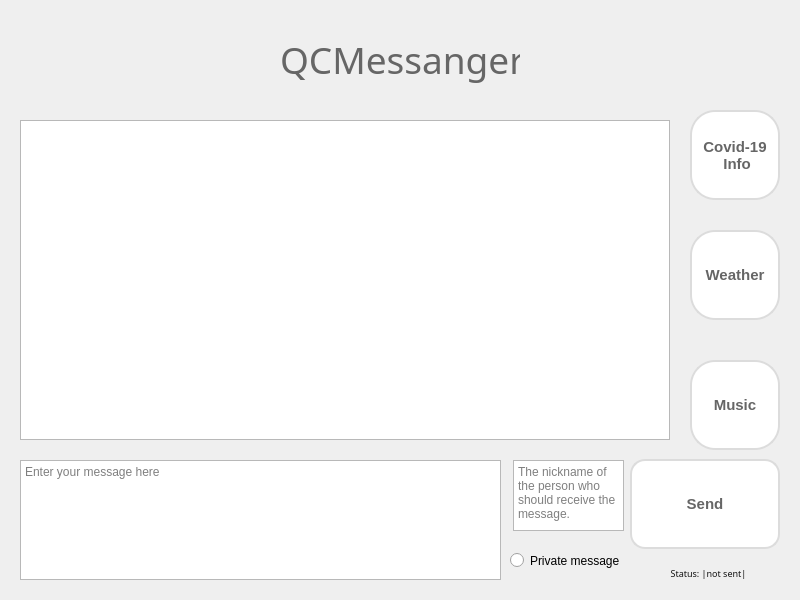
<?xml version="1.0" encoding="UTF-8"?>
<ui version="4.0">
 <class>MainWindow</class>
 <widget class="QMainWindow" name="MainWindow">
  <property name="geometry">
   <rect>
    <x>0</x>
    <y>0</y>
    <width>800</width>
    <height>600</height>
   </rect>
  </property>
  <property name="minimumSize">
   <size>
    <width>800</width>
    <height>600</height>
   </size>
  </property>
  <property name="maximumSize">
   <size>
    <width>800</width>
    <height>600</height>
   </size>
  </property>
  <property name="windowTitle">
   <string>MainWindow</string>
  </property>
  <property name="styleSheet">
   <string notr="true"/>
  </property>
  <widget class="QWidget" name="centralwidget">
   <property name="minimumSize">
    <size>
     <width>800</width>
     <height>600</height>
    </size>
   </property>
   <property name="maximumSize">
    <size>
     <width>800</width>
     <height>600</height>
    </size>
   </property>
   <property name="focusPolicy">
    <enum>Qt::NoFocus</enum>
   </property>
   <property name="toolTipDuration">
    <number>-3</number>
   </property>
   <property name="styleSheet">
    <string notr="true"/>
   </property>
   <widget class="QLabel" name="label">
    <property name="geometry">
     <rect>
      <x>280</x>
      <y>30</y>
      <width>240</width>
      <height>60</height>
     </rect>
    </property>
    <property name="sizePolicy">
     <sizepolicy hsizetype="Fixed" vsizetype="Fixed">
      <horstretch>0</horstretch>
      <verstretch>0</verstretch>
     </sizepolicy>
    </property>
    <property name="cursor">
     <cursorShape>ForbiddenCursor</cursorShape>
    </property>
    <property name="styleSheet">
     <string notr="true">color:#666666;
font-family:Bebas Neue;
font-size:17px;
</string>
    </property>
    <property name="text">
     <string>&lt;html&gt;&lt;head/&gt;&lt;body&gt;&lt;p align=&quot;center&quot;&gt;&lt;span style=&quot; font-size:28pt;&quot;&gt;QCMessanger&lt;/span&gt;&lt;/p&gt;&lt;/body&gt;&lt;/html&gt;</string>
    </property>
   </widget>
   <widget class="QTextEdit" name="input_mes">
    <property name="geometry">
     <rect>
      <x>20</x>
      <y>460</y>
      <width>481</width>
      <height>120</height>
     </rect>
    </property>
    <property name="styleSheet">
     <string notr="true">color:#000000;</string>
    </property>
    <property name="placeholderText">
     <string>Enter your message here</string>
    </property>
   </widget>
   <widget class="QPushButton" name="sen_mes">
    <property name="geometry">
     <rect>
      <x>630</x>
      <y>459</y>
      <width>150</width>
      <height>90</height>
     </rect>
    </property>
    <property name="styleSheet">
     <string notr="true">.QPushButton {
	background-color:#ffffff;
	border-radius:15px;
	border:2px solid #dcdcdc;
	color:#666666;
	font-family:Arial;
	font-size:15px;
	font-weight:bold;
}
.QPushButton:hover {
	background-color:#f6f6f6;
	color:#121212;
}
.QPushButton:pressed {
	border-color:#121212;
}</string>
    </property>
    <property name="text">
     <string>Send</string>
    </property>
   </widget>
   <widget class="QTextBrowser" name="pprint_mes">
    <property name="geometry">
     <rect>
      <x>20</x>
      <y>120</y>
      <width>650</width>
      <height>320</height>
     </rect>
    </property>
    <property name="mouseTracking">
     <bool>false</bool>
    </property>
    <property name="focusPolicy">
     <enum>Qt::NoFocus</enum>
    </property>
    <property name="acceptDrops">
     <bool>false</bool>
    </property>
    <property name="styleSheet">
     <string notr="true">color:#000000;</string>
    </property>
   </widget>
   <widget class="QLabel" name="label_2">
    <property name="geometry">
     <rect>
      <x>618</x>
      <y>548</y>
      <width>181</width>
      <height>51</height>
     </rect>
    </property>
    <property name="font">
     <font>
      <family>MS Gothic</family>
      <pointsize>7</pointsize>
     </font>
    </property>
    <property name="styleSheet">
     <string notr="true">color:#121212;</string>
    </property>
    <property name="text">
     <string>&lt;html&gt;&lt;head/&gt;&lt;body&gt;&lt;p align=&quot;center&quot;&gt;Status: |not sent|&lt;/p&gt;&lt;/body&gt;&lt;/html&gt;</string>
    </property>
    <property name="alignment">
     <set>Qt::AlignCenter</set>
    </property>
   </widget>
   <widget class="QPushButton" name="music">
    <property name="geometry">
     <rect>
      <x>690</x>
      <y>360</y>
      <width>90</width>
      <height>90</height>
     </rect>
    </property>
    <property name="sizePolicy">
     <sizepolicy hsizetype="Fixed" vsizetype="Fixed">
      <horstretch>0</horstretch>
      <verstretch>0</verstretch>
     </sizepolicy>
    </property>
    <property name="cursor">
     <cursorShape>PointingHandCursor</cursorShape>
    </property>
    <property name="autoFillBackground">
     <bool>false</bool>
    </property>
    <property name="styleSheet">
     <string notr="true">.QPushButton {
	background-color:#ffffff;
	border-radius:25px;
	border:2px solid #dcdcdc;
	color:#666666;
	font-family:Arial;
	font-size:15px;
	font-weight:bold;
}
.QPushButton:hover {
	background-color:#f6f6f6;
	color:#121212;
}
.QPushButton:pressed {
	border-color:#121212;
}</string>
    </property>
    <property name="text">
     <string>Music</string>
    </property>
    <property name="autoDefault">
     <bool>false</bool>
    </property>
    <property name="default">
     <bool>false</bool>
    </property>
    <property name="flat">
     <bool>false</bool>
    </property>
   </widget>
   <widget class="QPushButton" name="covid">
    <property name="geometry">
     <rect>
      <x>690</x>
      <y>110</y>
      <width>90</width>
      <height>90</height>
     </rect>
    </property>
    <property name="styleSheet">
     <string notr="true">.QPushButton {
	background-color:#ffffff;
	border-radius:25px;
	border:2px solid #dcdcdc;
	color:#666666;
	font-family:Arial;
	font-size:15px;
	font-weight:bold;
}
.QPushButton:hover {
	background-color:#f6f6f6;
	color:#121212;
}
.QPushButton:pressed {
	border-color:#121212;
}</string>
    </property>
    <property name="text">
     <string>Covid-19
 Info</string>
    </property>
   </widget>
   <widget class="QPushButton" name="weather">
    <property name="geometry">
     <rect>
      <x>690</x>
      <y>230</y>
      <width>90</width>
      <height>90</height>
     </rect>
    </property>
    <property name="styleSheet">
     <string notr="true">.QPushButton {
	background-color:#ffffff;
	border-radius:25px;
	border:2px solid #dcdcdc;
	color:#666666;
	font-family:Arial;
	font-size:15px;
	font-weight:bold;
}
.QPushButton:hover {
	background-color:#f6f6f6;
	color:#121212;
}
.QPushButton:pressed {
	border-color:#121212;
}</string>
    </property>
    <property name="text">
     <string>Weather</string>
    </property>
   </widget>
   <widget class="QTextEdit" name="input_mes_to">
    <property name="geometry">
     <rect>
      <x>513</x>
      <y>460</y>
      <width>111</width>
      <height>71</height>
     </rect>
    </property>
    <property name="placeholderText">
     <string>The nickname of the person who should receive the message.</string>
    </property>
   </widget>
   <widget class="QRadioButton" name="rBtn_is_private">
    <property name="geometry">
     <rect>
      <x>510</x>
      <y>540</y>
      <width>121</width>
      <height>41</height>
     </rect>
    </property>
    <property name="text">
     <string>Private message</string>
    </property>
   </widget>
  </widget>
 </widget>
 <resources/>
 <connections/>
</ui>
